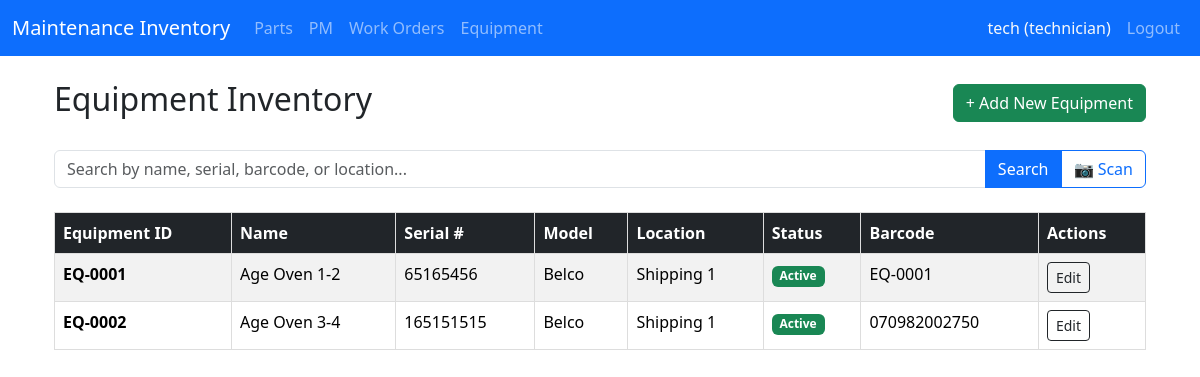
The page /equipment/ (signed in) on the database its author committed.
### app/models/user.py (models this page shows, shortened)
class User(UserMixin, db.Model):
    __tablename__ = 'users'
    id = db.Column(db.Integer, primary_key=True)
    username = db.Column(db.String(80), unique=True, nullable=False)
    password_hash = db.Column(db.String(256), nullable=False)
    role = db.Column(db.String(20), default='technician')
    must_change_password = db.Column(db.Boolean, default=True)
    created_at = db.Column(db.DateTime, default=datetime.utcnow)
    email = db.Column(db.String(120), unique=True, nullable=True)

### app/models/equipment.py (models this page shows, shortened)
class Equipment(db.Model):
    __tablename__ = 'equipment'
    id = db.Column(db.Integer, primary_key=True)
    equipment_id = db.Column(db.String(50), unique=True, nullable=False)  # Public ID like EQ-0001
    name = db.Column(db.String(150), nullable=False)
    serial_number = db.Column(db.String(100), unique=True, nullable=True)
    model = db.Column(db.String(100))
    manufacturer = db.Column(db.String(100))
    location = db.Column(db.String(100))
    purchase_date = db.Column(db.Date, nullable=True)
    status = db.Column(db.String(50), default='Active')
    barcode = db.Column(db.String(100), unique=True, nullable=True)
    notes = db.Column(db.Text)
    created_at = db.Column(db.DateTime, default=datetime.utcnow)

### app/routes/equipment.py (the view)
@bp.route('/')
@login_required
def index():
    query = request.args.get('q', '').strip()
    if query:
        equipment_list = Equipment.query.filter(
            (Equipment.equipment_id.ilike(f'%{query}%')) |
            (Equipment.name.ilike(f'%{query}%')) |
            (Equipment.serial_number.ilike(f'%{query}%')) |
            (Equipment.barcode.ilike(f'%{query}%')) |
            (Equipment.location.ilike(f'%{query}%'))
        ).order_by(Equipment.equipment_id).all()
    else:
        equipment_list = Equipment.query.order_by(Equipment.equipment_id).all()
    return render_template('equipment/list.html', equipment_list=equipment_list)

### app/templates/equipment/list.html (shortened to what this page needs)
{% extends "base.html" %}
{% block content %}
<div class="container mt-4">
    <div class="d-flex justify-content-between align-items-center mb-4">
        <h2>Equipment Inventory</h2>
        <a href="{{ url_for('equipment.new') }}" class="btn btn-success">+ Add New Equipment</a>
    </div>
    <div class="input-group mb-4">
        <input type="text" id="search-input" class="form-control" placeholder="Search by name, serial, barcode, or location...">
        <button class="btn btn-primary" onclick="searchEquipment()">Search</button>
        <button class="btn btn-outline-primary" onclick="startScanning()">📷 Scan</button>
    </div>
    <div id="table-view">
        <table class="table table-striped">
            <thead class="table-dark">
                <tr>
                    <th>Equipment ID</th>
                    <th>Name</th>
                    <th>Serial #</th>
                    <th>Model</th>
                    <th>Location</th>
                    <th>Status</th>
                    <th>Barcode</th>
                    <th>Actions</th>
                </tr>
            </thead>
            <tbody>
                {% for eq in equipment_list %}
                <tr>
                    <td><strong>{{ eq.equipment_id }}</strong></td>
                    <td>{{ eq.name }}</td>
                    <td>{{ eq.serial_number or '-' }}</td>
                    <td>{{ eq.model or '-' }}</td>
                    <td>{{ eq.location or '-' }}</td>
                    <td><span class="badge bg-{{ 'success' if eq.status == 'Active' else 'warning' }}">{{ eq.status }}</span></td>
                    <td>{{ eq.barcode or '-' }}</td>
                    <td>
                        <a href="{{ url_for('equipment.edit', id=eq.id) }}" class="btn btn-sm btn-outline-dark">Edit</a>
                    </td>
                </tr>
                {% else %}
                <tr><td colspan="8" class="text-center">No equipment found.</td></tr>
                {% endfor %}
            </tbody>
        </table>
    </div>
</div>
{% endblock %}

### app/templates/base.html (shortened to what this page needs)
<!DOCTYPE html>
<html lang="en">
<head>
    <link href="https://cdn.jsdelivr.net/npm/bootstrap@5.3.3/dist/css/bootstrap.min.css" rel="stylesheet">
</head>
<body>
<nav class="navbar navbar-expand-lg navbar-dark bg-primary sticky-top">
    <div class="container-fluid">
        <a class="navbar-brand" href="{{ url_for('dashboard.index') }}">Maintenance Inventory</a>
        <div class="collapse navbar-collapse" id="navbarNav">
            <ul class="navbar-nav me-auto">
                <li class="nav-item">
                    <a class="nav-link" href="{{ url_for('parts.index') }}">Parts</a>
                </li>
                <li class="nav-item">
                    <a class="nav-link" href="{{ url_for('pm.index') }}">PM</a>
                </li>
                <li class="nav-item">
                    <a class="nav-link" href="{{ url_for('workorder.index') }}">Work Orders</a>
                </li>
                <li class="nav-item">
                    <a class="nav-link" href="{{ url_for('equipment.index') }}">Equipment</a>
                </li>
            </ul>
            <ul class="navbar-nav ms-auto">
                <li class="nav-item">
                    <span class="nav-link text-light">
                        {{ current_user.username }} ({{ current_user.role }})
                    </span>
                </li>
                <li class="nav-item">
                    <a class="nav-link" href="{{ url_for('auth.logout') }}">Logout</a>
                </li>
            </ul>
        </div>
    </div>
</nav>
    <div class="container mt-4">
        {% block content %}{% endblock %}
    </div>
</body>
</html>

### app/templates/base.html (style rules this page uses)
table { width: 100%; border-collapse: collapse; margin-top: 10px; }
th, td { border: 1px solid #ddd; padding: 8px; text-align: left; }
th { background-color: #f2f2f2; cursor: pointer; }

### rows shown on the page
User: username "tech", role "technician"
Equipment: equipment_id "EQ-0001", name "Age Oven 1-2", serial_number "65165456", model "Belco", location "Shipping 1", status "Active", barcode "EQ-0001"
Equipment: equipment_id "EQ-0002", name "Age Oven 3-4", serial_number "165151515", model "Belco", location "Shipping 1", status "Active", barcode "070982002750"
